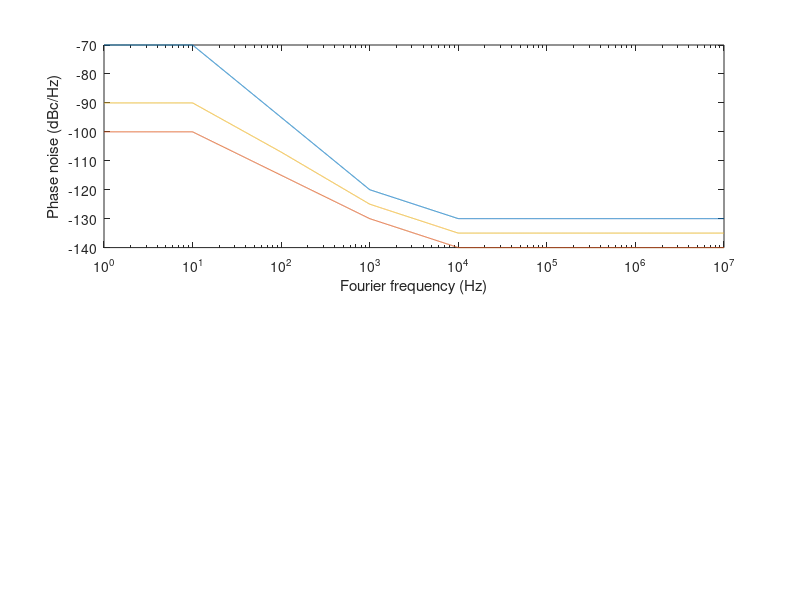

This chart was generated by the following MATLAB code:
fc=1e7; % carrier frequency
N=1000;  % interpolation factor
% phase noise spectral SdBc @ fF
fF=  [1    10  100 1000 10000 1e5 1e6 1e7];
SdBc(:,1)=[-70  -70  -95  -120 -130 -130 -130 -130]; % BC/GM class I
SdBc(:,2)=[-100 -100 -115 -130 -140 -140 -140 -140]; % GM class II (LJ)
SdBc(:,3)=[-90  -90  -107 -125 -135 -135 -135 -135]  % BC class II

%%%%%%%% interpolate, convert SdBc to SdBrad & integrate over bandwidth bins
for count=1:3
  SdBcint=[];
  fFint=[];
  for k=1:length(SdBc(:,count))-1
     SdBcint=[SdBcint SdBc(k,count)+(SdBc(k+1,count)-SdBc(k,count))/(log10(fF(k+1))-log10(fF(k)))*(linspace(log10(fF(k)),log10(fF(k+1)),N)-log10(fF(k)))];
     fFint=[fFint 10.^(linspace(log10(fF(k)),log10(fF(k+1)),N))];
  end

  SdBrad=SdBcint+3;   % dBc/Hz -> dBrad^2/Hz
  rad=sqrt(10.^(SdBrad(1:end-1)/10).*(fFint(2:end)-fFint(1:end-1))); % dBrad^2/Hz -> rad
  res=rad/2/pi/fc;    % rad -> s
  noweight=sqrt(sum(res.^2))   % integrate noise fluctuations
  % integrate noise fluctuations with weighing function: 1PPS sampled at tau0=+/-0.5 s
  % and H(f)=sin(2*pi*f*tau0) since PPS_{n+1}-PPS_n => H^2(f)=sin(2*pi*f*tau0).^2
  withweight=sqrt(sum((res.^2.*sin(2*pi*fFint(1:end-1)*1/2).^2)))
  subplot(211)
  semilogx(fFint,(SdBcint));
  hold on
  xlabel('Fourier frequency (Hz)')
  ylabel('Phase noise (dBc/Hz)')
end
